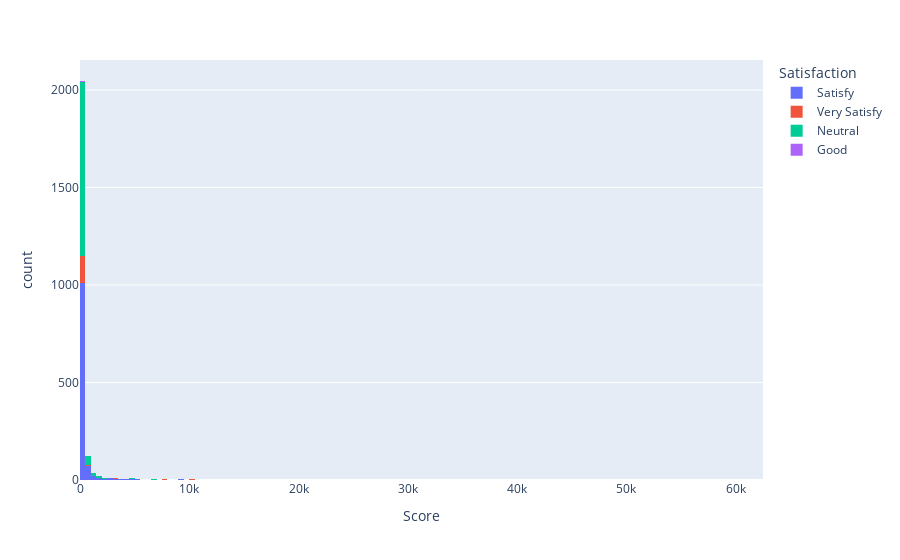

Notebook code for this chart:
### Code cell
fig = px.histogram(
    df,
    x='Score',
    color=df['Satisfaction'],
    title=''
)

fig.show()

### Figure 1 — Plotly figure (JSON) as saved in the notebook; plotly's stock layout.template omitted (floating-point values rounded to 4 significant figures; data arrays with more than 128 entries replaced by an {"elided": "..."} marker saying what was removed)
{"data": [{"alignmentgroup": "True", "bingroup": "x", "hovertemplate": "Satisfaction=Satisfy<br>Score=%{x}<br>count=%{y}<extra></extra>", "legendgroup": "Satisfy", "marker": {"color": "#636efa", "pattern": {"shape": ""}}, "name": "Satisfy", "offsetgroup": "Satisfy", "orientation": "v", "showlegend": true, "type": "histogram", "x": {"elided": "1181 int values"}, "xaxis": "x", "yaxis": "y"}, {"alignmentgroup": "True", "bingroup": "x", "hovertemplate": "Satisfaction=Very Satisfy<br>Score=%{x}<br>count=%{y}<extra></extra>", "legendgroup": "Very Satisfy", "marker": {"color": "#EF553B", "pattern": {"shape": ""}}, "name": "Very Satisfy", "offsetgroup": "Very Satisfy", "orientation": "v", "showlegend": true, "type": "histogram", "x": {"elided": "158 int values"}, "xaxis": "x", "yaxis": "y"}, {"alignmentgroup": "True", "bingroup": "x", "hovertemplate": "Satisfaction=Neutral<br>Score=%{x}<br>count=%{y}<extra></extra>", "legendgroup": "Neutral", "marker": {"color": "#00cc96", "pattern": {"shape": ""}}, "name": "Neutral", "offsetgroup": "Neutral", "orientation": "v", "showlegend": true, "type": "histogram", "x": {"elided": "983 int values"}, "xaxis": "x", "yaxis": "y"}, {"alignmentgroup": "True", "bingroup": "x", "hovertemplate": "Satisfaction=Good<br>Score=%{x}<br>count=%{y}<extra></extra>", "legendgroup": "Good", "marker": {"color": "#ab63fa", "pattern": {"shape": ""}}, "name": "Good", "offsetgroup": "Good", "orientation": "v", "showlegend": true, "type": "histogram", "x": [269, 190, 100, 96, 94, 94, 83], "xaxis": "x", "yaxis": "y"}], "layout": {"barmode": "relative", "legend": {"title": {"text": "Satisfaction"}, "tracegroupgap": 0}, "margin": {"t": 60}, "xaxis": {"anchor": "y", "domain": [0, 1], "title": {"text": "Score"}}, "yaxis": {"anchor": "x", "domain": [0, 1], "title": {"text": "count"}}}}
